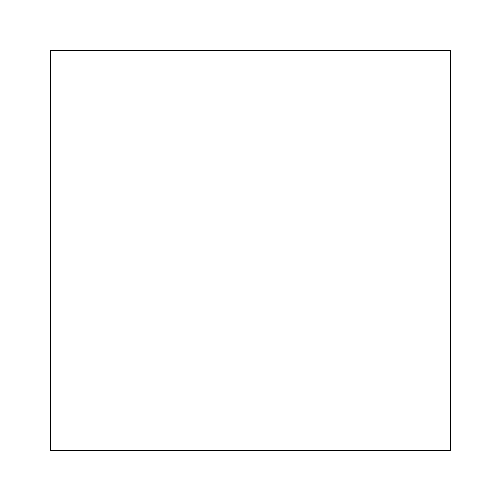
Frame 1 (no input)
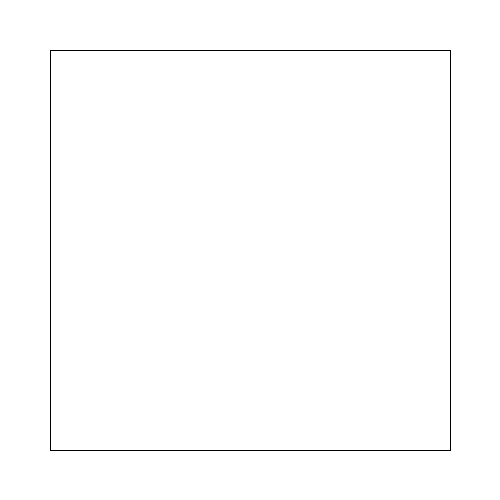
Frame 60 (the mouse pressed at the canvas centre just before this capture)
Frame 120 (the mouse held since frame 60 and released just before this capture): identical to frame 60, image omitted

The Processing sketch that drew these frames (run headless with seeded random() and noise(); from frame 60 on, the mouse is pressed at the canvas centre):

// Processing sketch: sketch_9_3
// ── sketch_9_3.pde
void setup(){
  size(500, 500);
  background(255);
  
}
int x1 = 50;
int y1 = 50;
int x2 = 450;
int y2 = 450;

void draw(){
  line(x1,y1,x1,y2);
  line(x1,y1,x2,y1);
  line(x2,y1,x2,y2);
  line(x1,y2,x2,y2);
}
